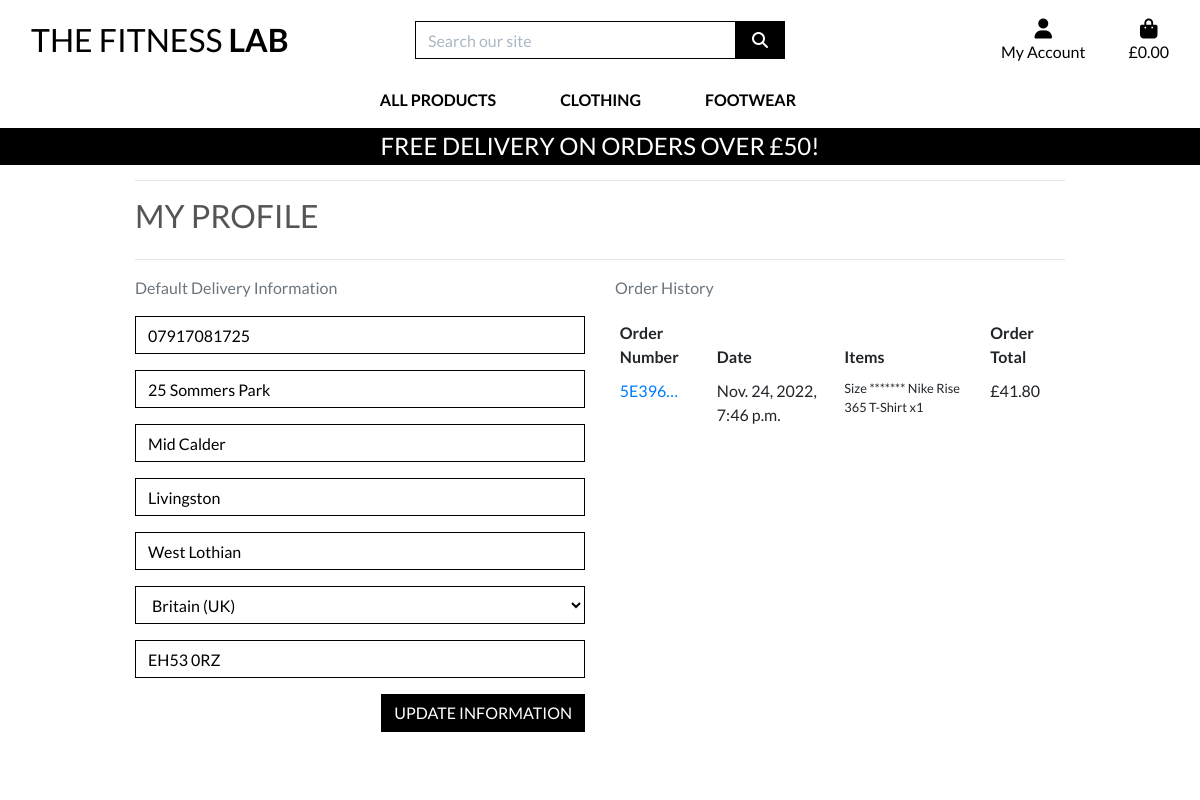
Before: /profile/ (signed in) with the older database file.
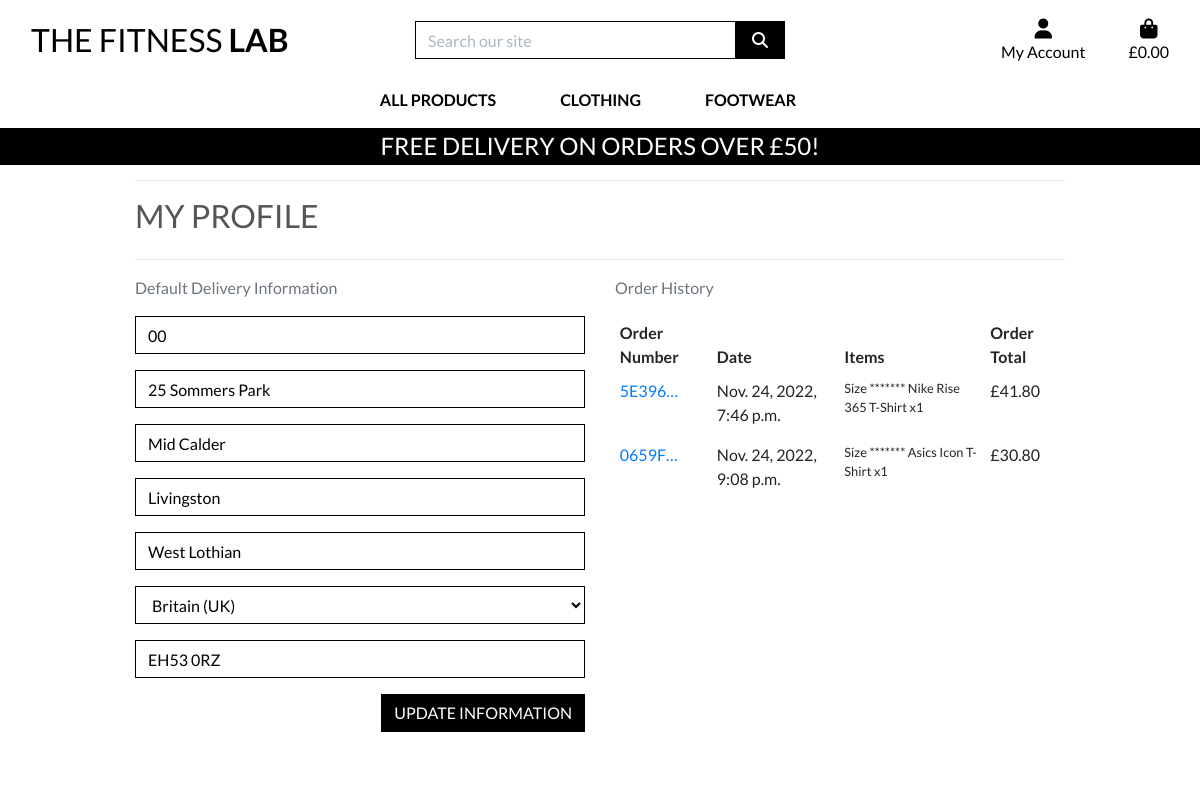
After: the same page with the newer database file.
### profiles/models.py (models this page shows, shortened)
class UserProfile(models.Model):
    user = models.OneToOneField(User, on_delete=models.CASCADE)
    default_phone_number = models.CharField(max_length=20, null=True, blank=True)
    default_address_line1 = models.CharField(max_length=80, null=True, blank=True)
    default_address_line2 = models.CharField(max_length=80, null=True, blank=True)
    default_city = models.CharField(max_length=40, null=True, blank=True)
    default_county = models.CharField(max_length=80, null=True, blank=True)
    default_country = CountryField(blank_label='Country', null=True, blank=True)
    default_postcode = models.CharField(max_length=20, null=True, blank=True)

### checkout/models.py (models this page shows, shortened)
class Order(models.Model):
    order_number = models.CharField(max_length=32, null=False, editable=False)
    user_profile = models.ForeignKey(UserProfile, on_delete=models.SET_NULL,
                                     null=True, blank=True, related_name='orders')
    full_name = models.CharField(max_length=50, null=False, blank=False)
    email = models.EmailField(max_length=254, null=False, blank=False)
    phone_number = models.CharField(max_length=20, null=False, blank=False)
    address_line1 = models.CharField(max_length=80, null=False, blank=False)
    address_line2 = models.CharField(max_length=80, null=True, blank=True)
    city = models.CharField(max_length=40, null=False, blank=False)
    county = models.CharField(max_length=80, null=True, blank=True)
    country = CountryField(blank_label='Country *', null=False, blank=False)
    postcode = models.CharField(max_length=20, null=True, blank=True)
    date = models.DateTimeField(auto_now_add=True)
    delivery_cost = models.DecimalField(max_digits=6, decimal_places=2, null=False, default=0)
    order_total = models.DecimalField(max_digits=10, decimal_places=2, null=False, default=0)
    grand_total = models.DecimalField(max_digits=10, decimal_places=2, null=False, default=0)
    original_basket = models.TextField(null=False, blank=False, default='')
    stripe_pid = models.CharField(max_length=254, null=False, blank=False, default='')

class OrderLineItem(models.Model):
    order = models.ForeignKey(Order, null=False, blank=False, on_delete=models.CASCADE, related_name='lineitems')
    item = models.ForeignKey(Item, null=False, blank=False, on_delete=models.CASCADE)
    item_size = models.CharField(max_length=2, null=True, blank=True) # XS, S, M, L, XL
    quantity = models.IntegerField(null=False, blank=False, default=0)
    lineitem_total = models.DecimalField(max_digits=6, decimal_places=2, null=False, blank=False, editable=False)

### items/models.py (models this page shows, shortened)
class Item(models.Model):
    category = models.ForeignKey('Category', null=True, blank=True, on_delete=models.SET_NULL)
    name = models.CharField(max_length=250)
    brand = models.CharField(max_length=25, null=True, blank=True)
    description = models.TextField()
    has_sizes = models.BooleanField(default=False, null=True, blank=True)
    sku = models.CharField(max_length=250, null=True, blank=True)
    price = models.DecimalField(max_digits=6, decimal_places=2)
    color = models.CharField(max_length=25, null=True, blank=True)
    rating = models.DecimalField(max_digits=6, decimal_places=2, null=True, blank=True)
    image = models.ImageField(null=True, blank=True)

### profiles/views.py (the view)
# urls.py: path('profile/', include('profiles.urls')),
def profile(request):
    profile = get_object_or_404(UserProfile, user=request.user)
    if request.method == 'POST':
        form = UserProfileForm(request.POST, instance=profile)
        if form.is_valid():
            form.save()
            messages.success(request, 'Profile updated successfully')
    form = UserProfileForm(instance=profile)
    orders = profile.orders.all()
    template = 'profiles/profile.html'
    context = {
        'form': form,
        'orders': orders,
        'on_profile_page': True
    }
    return render(request, template, context)

### profiles/forms.py
class UserProfileForm(forms.ModelForm):
    class Meta:
        model = UserProfile
        exclude = ('user',)
    def __init__(self, *args, **kwargs):
        super().__init__(*args, **kwargs)
        placeholders = {
            'default_phone_number': 'Phone Number',
            'default_postcode': 'Postal Code',
            'default_city': 'Town or City',
            'default_address_line1': 'Street Address 1',
            'default_address_line2': 'Street Address 2',
            'default_county': 'County, State or Locality',
        }
        self.fields['default_phone_number'].widget.attrs['autofocus'] = True
        for field in self.fields:
            if field != 'default_country':
                if self.fields[field].required:
                    placeholder = f'{placeholders[field]} *'
                else:
                    placeholder = placeholders[field]
                self.fields[field].widget.attrs['placeholder'] = placeholder
            self.fields[field].widget.attrs['class'] = 'border-black rounded-0 profile-form-input'
            self.fields[field].label = False

### profiles/templates/profiles/profile.html (shortened to what this page needs)
{% extends "base.html" %}
{% load static %}
{% block extra_css %}
    <link rel="stylesheet" href="{% static 'profiles/css/profile.css' %}">
{% endblock %}
{% block page_header %}
    <div class="container header-container">
    </div>
{% endblock %}
{% block content %}
    <div class="overlay"></div>
    <div class="container">
        <div class="row">
            <div class="col">
                <hr>
                <h2 class="logo-font mb-4">My Profile</h2>
                <hr>
            </div>
        </div>
        <div class="row">
            <div class="col-12 col-lg-6">
                <p class="text-muted">Default Delivery Information</p>
                <form class="mt-3" action="{% url 'profile' %}" method="POST" id="profile-update-form">
                    {{ form|crispy }}
                    <button class="btn btn-black rounded-0 text-uppercase float-right">Update Information</button>
                </form>
            </div>
            <div class="col-12 col-lg-6">
                <p class="text-muted">Order History</p>
                <div class="order-history table-responsive">
                    <table class="table table-sm table-borderless">
                        <thead>
                            <tr>
                                <th>Order Number</th>
                                <th>Date</th>
                                <th>Items</th>
                                <th>Order Total</th>
                            </tr>
                        </thead>
                        <tbody>
                            {% for order in orders %}
                                <tr>
                                    <td>
                                        <a href="{% url 'order_history' order.order_number %}"
                                        title="{{ order.order_number }}">
                                            {{ order.order_number|truncatechars:6 }}
                                        </a>
                                    </td>
                                    <td>{{ order.date }}</td>
                                    <td>
                                        <ul class="list-unstyled">
                                            {% for product in order.lineitems.all %}
                                                <li class="small">
                                                    {% if product.item.has_sizes %}
                                                        Size ******* {{ product.item.size|upper }}
                                                    {% endif %}{{ product.item.name }} x{{ product.quantity }}
                                                </li>
                                            {% endfor %}
                                        </ul>
                                    </td>
                                    <td>£{{ order.grand_total }}</td>
                                </tr>
                            {% endfor %}
                        </tbody>
                    </table>
                </div>
            </div>
        </div>
{% endblock %}

Changed rows visible on the page:
changed UserProfile "25 Sommers Park": default_phone_number "07917081725" → "00"
added Order: order_number "0659F…", date "Nov. 24, 2022, 9:08 p.m.", grand_total "30.80"
added OrderLineItem: item.name "Asics Icon T-Shirt", quantity "1", shown under "0659F…"
